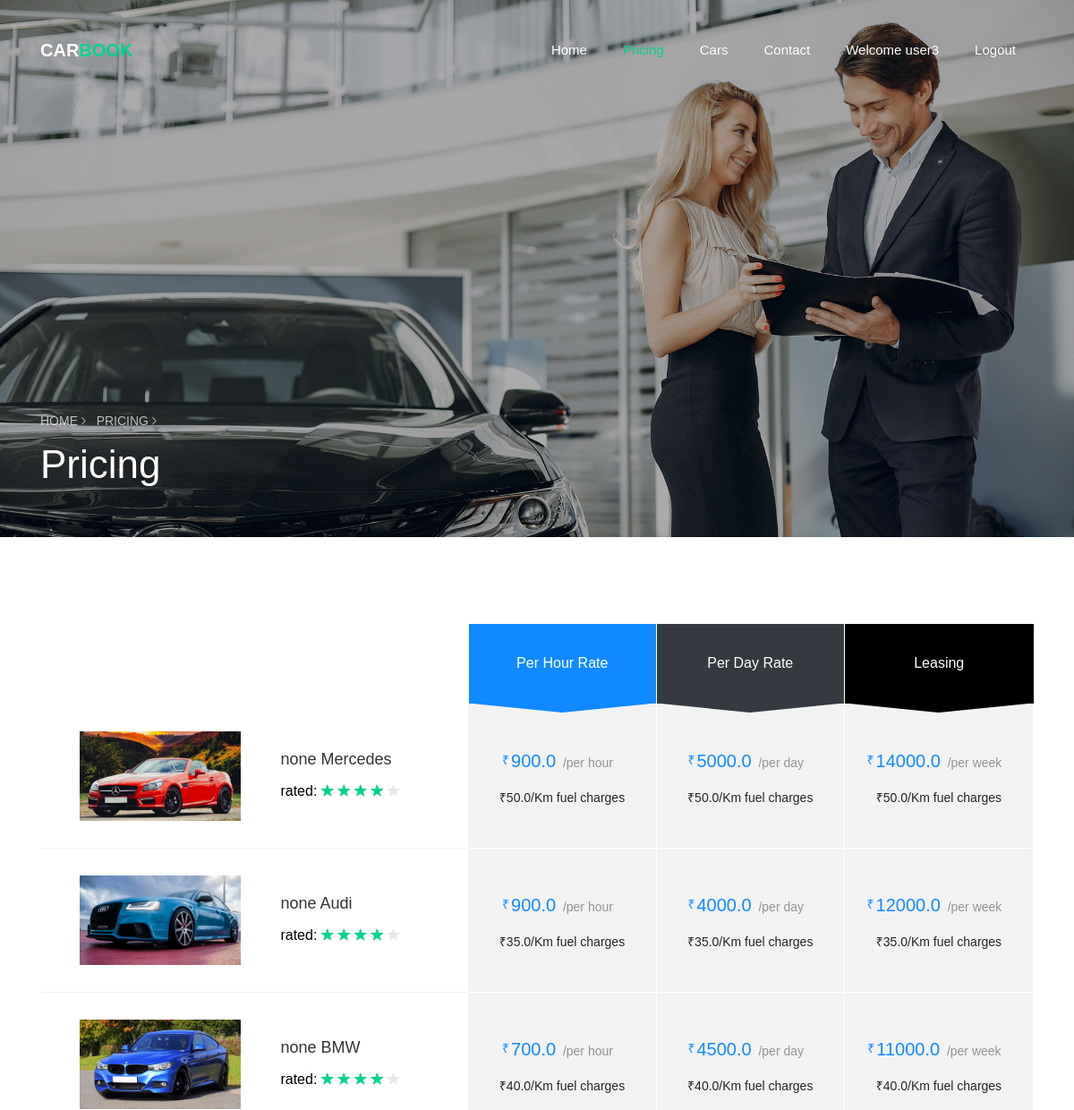
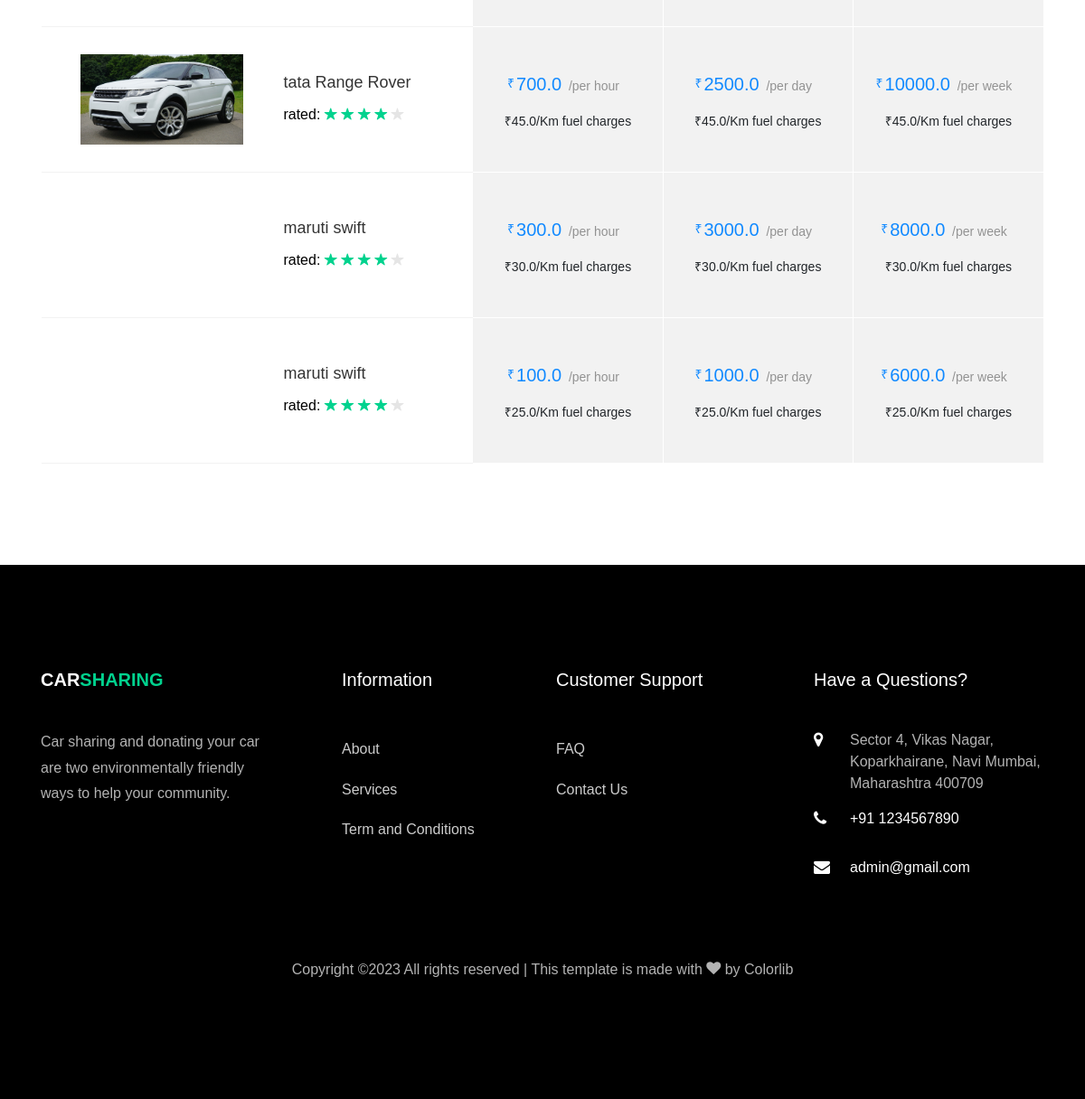
The page /pricing (signed in) on the database its author committed (2 pictures, top to bottom).
### core/models.py (models this page shows, shortened)
class Car(models.Model):
    name = models.CharField(max_length=100)
    brandname = models.CharField(max_length=100,null='false')
    price_per_day = models.FloatField(default=0.0)
    price_per_hr = models.FloatField(default=0.0)
    price_per_week = models.FloatField(default=0.0)
    fuel_price = models.FloatField(default=0.0)
    seats = models.IntegerField(default=0)
    mileage = models.IntegerField(default=0)
    luggage= models.IntegerField(default=0)
    transmission = models.CharField(default=False,max_length=100)
    fuel_type = models.CharField(default=False,max_length=100)
    image = models.ImageField(upload_to='images/')

### core/views.py (the view)
# urls.py: path('pricing',views.pricing,name='pricing'),
def pricing(request):
    cars = Car.objects.all()
    return render(request,'core/pricing.html',{'cars':cars})

### templates/core/pricing.html (shortened to what this page needs)
<!DOCTYPE html>
{% load static %}
<html lang="en">
  <head>
    <link rel="stylesheet" href="{% static 'css/open-iconic-bootstrap.min.css' %}">
    <link rel="stylesheet" href="{% static 'css/animate.css' %}">
    <link rel="stylesheet" href="{% static 'css/owl.carousel.min.css' %}">
    <link rel="stylesheet" href="{% static 'css/owl.theme.default.min.css' %}">
    <link rel="stylesheet" href="{% static 'css/magnific-popup.css' %}">
    <link rel="stylesheet" href="{% static 'css/aos.css' %}">
    <link rel="stylesheet" href="{% static 'css/ionicons.min.css' %}">
    <link rel="stylesheet" href="{% static 'css/bootstrap-datepicker.css' %}">
    <link rel="stylesheet" href="{% static 'css/jquery.timepicker.css' %}">
    <link rel="stylesheet" href="{% static 'css/flaticon.css' %}">
    <link rel="stylesheet" href="{% static 'css/icomoon.css' %}">
    <link rel="stylesheet" href="{% static 'css/style.css' %}">
  </head>
  <body>
	  <nav class="navbar navbar-expand-lg navbar-dark ftco_navbar bg-dark ftco-navbar-light" id="ftco-navbar">
	    <div class="container">
	      <a class="navbar-brand" href="index.html">Car<span>Book</span></a>
	      <div class="collapse navbar-collapse" id="ftco-nav">
	        <ul class="navbar-nav ml-auto">
	          <li class="nav-item"><a href="/" class="nav-link">Home</a></li>
	          <li class="nav-item active"><a href="#" class="nav-link">Pricing</a></li>
	          <li class="nav-item "><a href="{% url 'car' %}" class="nav-link">Cars</a></li>
	          <li class="nav-item"><a href="{% url 'contact' %}" class="nav-link">Contact</a></li>
				{% if user.is_authenticated %}
                <li class="nav-item"><a href="#" class="nav-link">Welcome {{user.username}}</a></li>
								<li class="nav-item"><a href="{% url 'user_logout' %}" class="nav-link">Logout</a></li>
								{% else %}
                <li class="nav-item"><a href="{% url 'user_login' %}" class="nav-link">Customer Login</a></li>
                <li class="nav-item"><a href="{% url 'dealer_login' %}" class="nav-link">Dealer login</a></li>
	                            {% endif %}
	        </ul>
	      </div>
	    </div>
	  </nav>
    <section class="hero-wrap hero-wrap-2 js-fullheight" style="background-image: url({% static 'images/bg_3.jpg' %});" data-stellar-background-ratio="0.5">
      <div class="overlay"></div>
      <div class="container">
        <div class="row no-gutters slider-text js-fullheight align-items-end justify-content-start">
          <div class="col-md-9 ftco-animate pb-5">
          	<p class="breadcrumbs"><span class="mr-2"><a href="index.html">Home <i class="ion-ios-arrow-forward"></i></a></span> <span>Pricing <i class="ion-ios-arrow-forward"></i></span></p>
            <h1 class="mb-3 bread">Pricing</h1>
          </div>
        </div>
      </div>
    </section>
    <section class="ftco-section ftco-cart">
			<div class="container">
				<div class="row">
    			<div class="col-md-12 ftco-animate">
    				<div class="car-list">
	    				<table class="table">
						    <thead class="thead-primary">
						      <tr class="text-center">
						        <th>&nbsp;</th>
						        <th>&nbsp;</th>
						        <th class="bg-primary heading">Per Hour Rate</th>
						        <th class="bg-dark heading">Per Day Rate</th>
						        <th class="bg-black heading">Leasing</th>
						      </tr>
						    </thead>
						    <tbody>
                           {% for car in cars %}
						      <tr class="">
						      	<td class="car-image"><div class="img" style="background-image:url({{car.image.url}});"></div></td>
						        <td class="product-name">
						        	<h3>{{car.brandname}} {{car.name}}</h3>
						        	<p class="mb-0 rated">
						        		<span>rated:</span>
						        		<span class="ion-ios-star"></span>
						        		<span class="ion-ios-star"></span>
						        		<span class="ion-ios-star"></span>
						        		<span class="ion-ios-star"></span>
						        		<span class="ion-ios-star"></span>
						        	</p>
						        </td>
						            <td class="price">
						        	<div class="price-rate">
							        	<h3>
							        		<span class="num"><small class="currency">₹</small>{{car.price_per_hr}}</span>
							        		<span class="per">/per hour</span>
							        	</h3>
							        	<span class="subheading">₹{{car.fuel_price}}/Km fuel charges</span>
						        	</div>
						        </td>
						        <td class="price">
						        	<div class="price-rate">
							        	<h3>
							        		<span class="num"><small class="currency">₹</small> {{car.price_per_day}}</span>
							        		<span class="per">/per day</span>
							        	</h3>
							        	<span class="subheading">₹{{car.fuel_price}}/Km fuel charges</span>
						        </div>
						        </td>
						        <td class="price">
						        	<div class="price-rate">
							        	<h3>
							        		<span class="num"><small class="currency">₹</small>{{car.price_per_week}}</span>
							        		<span class="per">/per week</span>
							        	</h3>
							        	<span class="subheading">₹{{car.fuel_price}}/Km fuel charges</span>
							        </div>
						        </td>
						      </tr>
                            {% endfor %}
						    </tbody>
						  </table>
					  </div>
    			</div>
    		</div>
			</div>
		</section>
    <footer class="ftco-footer ftco-bg-dark ftco-section">
      <div class="container">
        <div class="row mb-5">
          <div class="col-md">
            <div class="ftco-footer-widget mb-4">
              <h2 class="ftco-heading-2"><a href="/" class="logo">Car<span>Sharing</span></a></h2>
              <p>Car sharing and donating your car are two environmentally friendly ways to help your community.</p>
            </div>
          </div>
          <div class="col-md">
            <div class="ftco-footer-widget mb-4 ml-md-5">
              <h2 class="ftco-heading-2">Information</h2>
              <ul class="list-unstyled">
                <li><a href="#" class="py-2 d-block">About</a></li>
                <li><a href="#" class="py-2 d-block">Services</a></li>
                <li><a href="#" class="py-2 d-block">Term and Conditions</a></li>
              </ul>
            </div>
          </div>
          <div class="col-md">
             <div class="ftco-footer-widget mb-4">
              <h2 class="ftco-heading-2">Customer Support</h2>
              <ul class="list-unstyled">
                <li><a href="#" class="py-2 d-block">FAQ</a></li>
                <li><a href="#" class="py-2 d-block">Contact Us</a></li>
              </ul>
            </div>
          </div>
          <div class="col-md">
            <div class="ftco-footer-widget mb-4">
            	<h2 class="ftco-heading-2">Have a Questions?</h2>
            	<div class="block-23 mb-3">
	              <ul>
	                 <li><span class="icon icon-map-marker"></span><span class="text">Sector 4, Vikas Nagar, Koparkhairane, Navi Mumbai, Maharashtra 400709</span></li>
	                <li><a href="#"><span class="icon icon-phone"></span><span class="text">+91 1234567890</span></a></li>
	                <li><a href="mailto:admin@gmail.com"><span class="icon icon-envelope"></span><span class="text">admin@gmail.com</span></a></li>
	              </ul>
	            </div>
            </div>
          </div>
        </div>
        <div class="row">
          <div class="col-md-12 text-center">
            <p>
  Copyright &copy;<script>document.write(new Date().getFullYear());</script> All rights reserved | This template is made with <i class="icon-heart color-danger" aria-hidden="true"></i> by <a href="https://colorlib.com" target="_blank">Colorlib</a>
  </p>
          </div>
        </div>
      </div>
    </footer>
  </body>
</html>

### static/css/icomoon.css (style rules this page uses)
[class^="icon-"], [class*=" icon-"] { font-family: 'icomoon' !important; speak: none; font-style: normal; font-weight: normal; font-variant: normal; text-transform: none; line-height: 1; -webkit-font-smoothing: antialiased; -moz-osx-font-smoothing: grayscale; }
.icon-heart:before { content: "\f004"; }
.icon-map-marker:before { content: "\f041"; }
.icon-phone:before { content: "\f095"; }
.icon-envelope:before { content: "\f0e0"; }

### rows shown on the page
Car: image (picture), brandname "none", name "Mercedes", price_per_hr "900.0", fuel_price "50.0", price_per_day "5000.0", price_per_week "14000.0"
Car: image (picture), brandname "none", name "Audi", price_per_hr "900.0", fuel_price "35.0", price_per_day "4000.0", price_per_week "12000.0"
Car: image (picture), brandname "none", name "BMW", price_per_hr "700.0", fuel_price "40.0", price_per_day "4500.0", price_per_week "11000.0"
Car: image (picture), brandname "tata", name "Range Rover", price_per_hr "700.0", fuel_price "45.0", price_per_day "2500.0", price_per_week "10000.0"
Car: brandname "maruti", name "swift", price_per_hr "300.0", fuel_price "30.0", price_per_day "3000.0", price_per_week "8000.0"
Car: brandname "maruti", name "swift", price_per_hr "100.0", fuel_price "25.0", price_per_day "1000.0", price_per_week "6000.0"

### other values the page prints
{{ user.username }} "user3"
